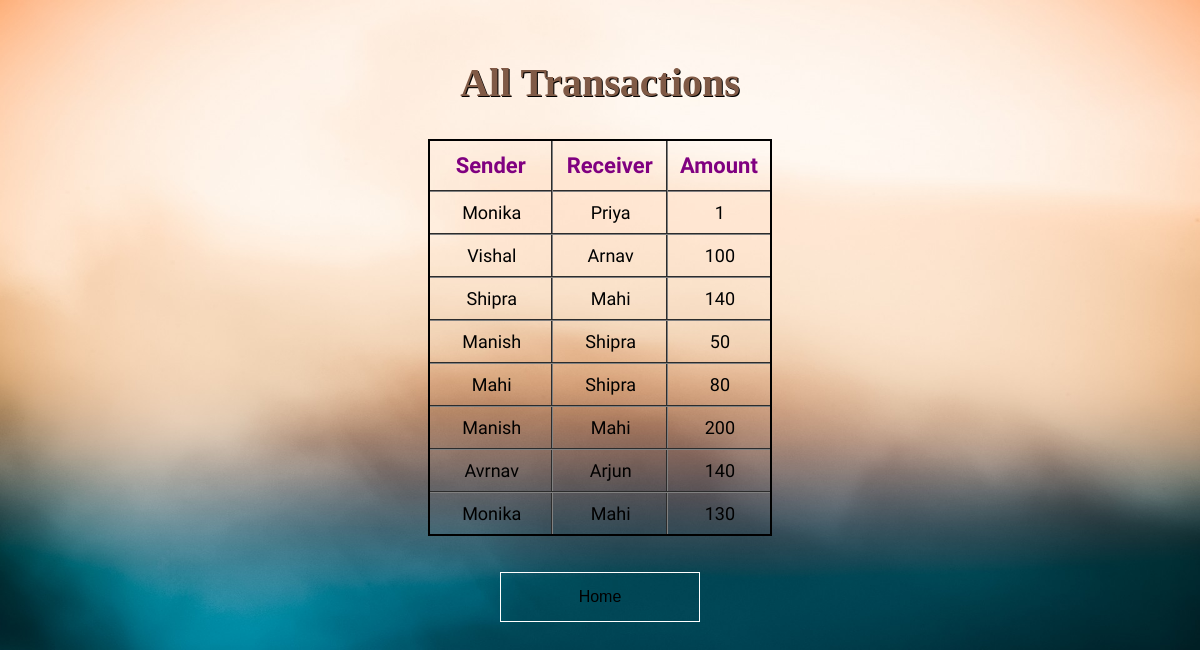
/transaction.php, run on the app's committed database.
### tables this page shows
CREATE TABLE `mini_statement` (
  `sender` varchar(50) NOT NULL,
  `receiver` varchar(50) NOT NULL,
  `amount` double DEFAULT NULL
);

### transaction.php (the view, shortened to what this page needs)
<?php
$con=mysqli_connect('localhost','root','','banking_system');
$q="select * from mini_statement";
$result=mysqli_query($con,$q);
?>
<!DOCTYPE html>
<html>
	<head>
		<link rel="stylesheet" href="https://cdnjs.cloudflare.com/ajax/libs/font-awesome/4.7.0/css/font-awesome.min.css">
		<link rel="stylesheet" href="button2.css">
	</head>
	<body>
		<br>
		<h2><?php echo "All Transactions"?></h2>
		<table class="flat-table-1">
			<tr>
				<th>Sender</th>
				<th>Receiver</th>
				<th>Amount</th>
			</tr>
			<tr>
			<?php while($row = $result->fetch_assoc()) { ?>
			<tr>
				<td><?php echo $row["sender"]; ?></td>
				<td><?php echo $row["receiver"]; ?></td>
				<td><?php echo $row["amount"]; ?></td>
			</tr>
			<?php } ?>
		</table>
		<br>
		<br>
		<form action="index.php" method="post">
			<div class="buttons" >
				<button class="btn" type="submit" name="name">Home</button>
			</div>
		</form>
	</body>
</html>

### button2.css (style rules this page uses)
.btn { height: 50px; width: 200px; font-size: 16px; background: transparent; text-decoration: none; border: 1px solid white; position: relative; overflow: hidden; cursor: pointer; }
.btn:before { content: ""; position: absolute; top: 0; left: -100%; width: 100%; height: 100%; background: linear-gradient(120deg, transparent, white, transparent); transition: all 500ms; }

### transaction.php (style rules this page uses)
body { background-image:url("images/2.jpg"); background-repeat: no-repeat; background-size:cover; }
table { font-family: "Lusitana", serif; text-align:center; margin-left: auto; margin-right: auto; border:2px solid black; border-collapse:collapse; }
th { color:purple; font-size:22px; padding:12px; }
td { font-size:18px; color: black; padding: 10px 30px 10px 32px; }
tr { transition: background 0.3s, box-shadow 0.3s; }
th,td { border-collapse:collapse; border:2px groove gray; }
h2 { font-size:40px; color:#805a46; text-shadow: 1px 1px black; text-align:center; }
.buttons { right:42%; text-align:center; }
.btn { cursor:pointer; }

### data on the page
mini_statement: sender "Monika", receiver "Priya", amount "1"
mini_statement: sender "Vishal", receiver "Arnav", amount "100"
mini_statement: sender "Shipra", receiver "Mahi", amount "140"
mini_statement: sender "Manish", receiver "Shipra", amount "50"
mini_statement: sender "Mahi", receiver "Shipra", amount "80"
mini_statement: sender "Manish", receiver "Mahi", amount "200"
mini_statement: sender "Avrnav", receiver "Arjun", amount "140"
mini_statement: sender "Monika", receiver "Mahi", amount "130"
